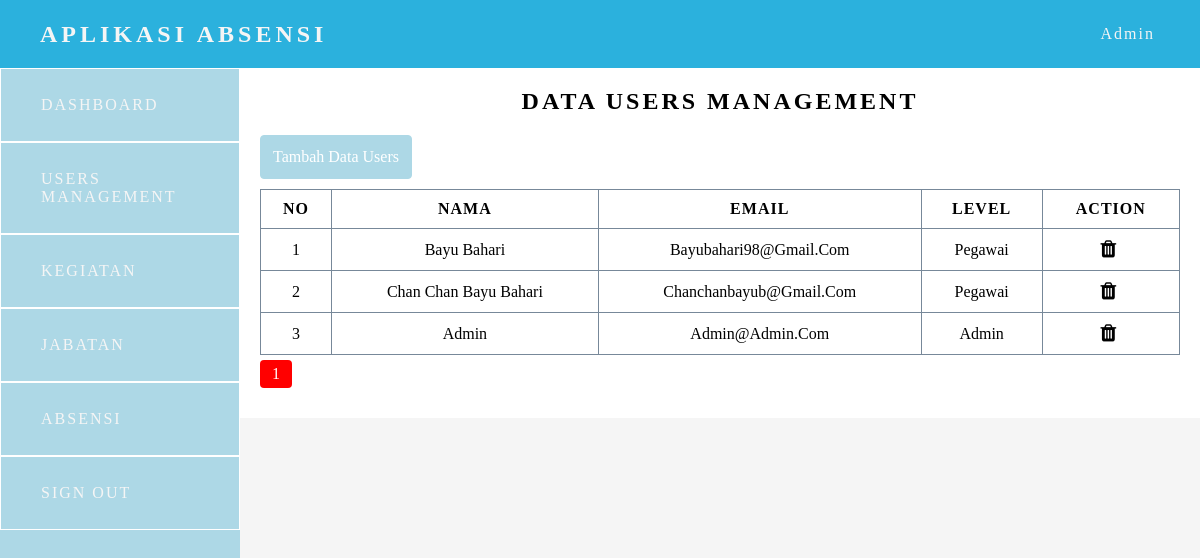
The app's page /admin/users-management.php (signed in) with its own data.
### tables this page shows
CREATE TABLE `tb_users` (
  `id` int(11) NOT NULL,
  `nama` varchar(225) NOT NULL,
  `email` varchar(225) NOT NULL,
  `password` varchar(225) NOT NULL,
  `id_level` int(11) NOT NULL,
  `created_at` timestamp NOT NULL DEFAULT current_timestamp() ON UPDATE current_timestamp()
);

CREATE TABLE `level` (
  `level_id` int(11) NOT NULL,
  `level_name` varchar(255) NOT NULL
);

### function.php (called while the page is built, shortened)
<?php
    $config = mysqli_connect("localhost", "root", "", "absensi") or die;
    function query($query) {
        global $config;
        $result = mysqli_query($config, $query);
        $rows = [];
        while ($row = mysqli_fetch_assoc($result)) {
            $rows[] = $row;
        }
        return $rows;
    }
?>

### admin/users-management.php (the view, shortened to what this page needs)
<?php include "template/header-admin.php" ?>
<?php
    $dataPerPage = 5;
    $jumlahData = count(query("SELECT * FROM tb_users"));
    $jumlahHalaman = ceil($jumlahData / $dataPerPage);
    $isActive = (isset($_GET["page"])) ? $_GET["page"] : 1 ;
    $awalData = ($dataPerPage * $isActive ) - $dataPerPage;
    $users = query("SELECT * FROM tb_users INNER JOIN level ON level.level_id = tb_users.id_level ORDER BY id DESC LIMIT $awalData, $dataPerPage" );
?>
        <div class="table-content">
                    <h2 class="section-title">Data Users Management</h2>
                    <div class="btn-add">
                        <a href="#" class="add-kegiatan">Tambah Data Users</a>
                    </div>
                <div class="table">
                    <table>
                        <tr>
                            <th>no</th>
                            <th>Nama</th>
                            <th>email</th>
                            <th>level</th>
                            <th>action</th>
                        </tr>
                        <tr>
                        <?php $no =1; ?>
                        <?php foreach($users as $users) : ?>
                            <td><?= $no++; ?></td>
                            <td><?= $users["nama"] ?></td>
                            <td><?= $users["email"]?></td>
                            <td><?= $users["level_name"] ?></td>
                            <td>
                            <a href="hapus-users.php?id=<?= $users["id"] ?>" onclick = "return confirm('apakah anda yakin ?')" ><i class="fa fa-trash"></i></a>
                            </td>
                        </tr>
                        <?php endforeach; ?>
                    </table>
                    <div class="pagination">
                    <?php for($i=1; $i <= $jumlahHalaman; $i++) : ?>
                        <?php if($i == $isActive) : ?>
                            <a class="page" style="background-color:red;" href="?page=<?=$i ?>"><?= $i?></a>
                        <?php else : ?>
                            <a class="page" href="?page=<?=$i ?>"><?= $i?></a>
                        <?php endif; ?>
                    <?php endfor; ?>
                    </div>
                </div>
                </div>
        </div>
    </div>
<?php include "template/footer.php" ?>

### css/app.css (style rules this page uses)
* { margin: 0; padding: 0; box-sizing: 0; }
.section-title { padding-bottom: 20px; text-align: center; margin: 0 auto; text-transform: uppercase; letter-spacing: 3px; }
.table-content { display: flex; flex-direction: column; width: 100%; }
.add-kegiatan { display: inline-block; border: 1px solid lightblue; padding: 12px 12px; background-color: lightblue; text-decoration: none; color: white; border-radius: 4px; }
.table { padding: 10px 0px; width: 100%; overflow-x: scroll; }
table { table-layout: auto; width: 100%; border-collapse: collapse; }
th, td { border: 1px solid lightslategray; padding: 10px; text-align: center; text-transform:capitalize; }
td a { text-decoration: none; color: black; }
th { text-transform: uppercase; letter-spacing: 1px; }
.fa { font-size: 20px; margin-right: 5px; text-align: center; }
.page { display: inline-block; padding: 5px 12px; background-color: lightblue; margin-top: 5px; color: white; text-decoration: none; border-radius: 4px; }

### records on screen
tb_users: nama "Bayu Bahari", email "Bayubahari98@gmail.com", id_level.level_name "Pegawai"
tb_users: nama "Chan Chan Bayu Bahari", email "Chanchanbayub@gmail.com", id_level.level_name "Pegawai"
tb_users: nama "Admin", email "Admin@admin.com", id_level.level_name "Admin"

### other values on screen
$nama "Admin"
